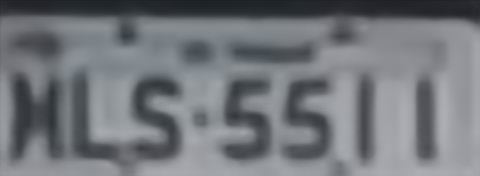
#> input picture Scripts/unused/enhanced_image.png, 480 x 176 px; its folder holds only this picture in this run
$ python -i custom_augmentation.py   (imports and definitions only)
#> lines starting #> are read from the running program, lines starting #| are printed output that depends on the picture
import os
import cv2
import numpy as np
from PIL import Image, ImageEnhance, ImageFilter
import shutil
import random

def apply_filters(image):
    # Apply random filters for data augmentation
    filters = [
        ("GAUSSIAN_BLUR", ImageFilter.GaussianBlur(2)),
        ("BLUR", ImageFilter.BLUR),
        ("CONTOUR", ImageFilter.CONTOUR),
        ("DETAIL", ImageFilter.DETAIL),
        ("EDGE_ENHANCE", ImageFilter.EDGE_ENHANCE),
        ("SHARPEN", ImageFilter.SHARPEN)
    ]
    filter_name, filter_to_apply = random.choice(filters)
    image = image.filter(filter_to_apply)

    return image, filter_name

def apply_augmentations(image_path):
    # Load image
#> called with image_path = 'enhanced_image.png'
    image = Image.open(image_path)
#> image is the input picture: PIL image 480x176 RGB; mean R, G, B 115.2, 118.3, 123.2

    # Apply random filters and color augmentations
    filtered_image, filter_name = apply_filters(image)
#> filter_name = 'DETAIL'

    # Apply random brightness enhancement
    enhancer = ImageEnhance.Brightness(filtered_image)
    brightness = enhancer.enhance(random.uniform(0.5, 1.5))
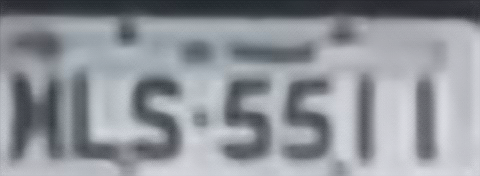
#> brightness: PIL image 480x176 RGB; mean R, G, B 144.4, 148.3, 154.5

    # Apply random contrast enhancement
    enhancer = ImageEnhance.Contrast(brightness)
    contrast = enhancer.enhance(random.uniform(0.5, 1.5))

    # Apply random color enhancement
    enhancer = ImageEnhance.Color(contrast)
    saturated = enhancer.enhance(random.uniform(0.5, 1.5))

    return saturated, filter_name

def save_augmented_image_and_label(image_path, label_path, augmented_image, suffix):
    # Save the augmented image
    base, ext = os.path.splitext(image_path)
    augmented_image_path = f"{base}_{suffix}{ext}"
    augmented_image.save(augmented_image_path)

    # Duplicate and rename the label file
    new_label_path = f"{base}_{suffix}.txt"
    shutil.copy(label_path, new_label_path)

    #print(f"Saved {augmented_image_path} and {new_label_path}")

def process_directory(root_dir):
    for root, _, files in os.walk(root_dir):
        for file in files:
            if file.endswith(".png"):
                image_path = os.path.join(root, file)
                label_path = image_path.replace(".png", ".txt")
                augmented_image, filter_name = apply_augmentations(image_path)
                save_augmented_image_and_label(image_path, label_path, augmented_image, f"augmented_{filter_name}")
        print("Checkpoint")

# [3 lines not run here, left out]

>>> result = apply_augmentations('enhanced_image.png')
